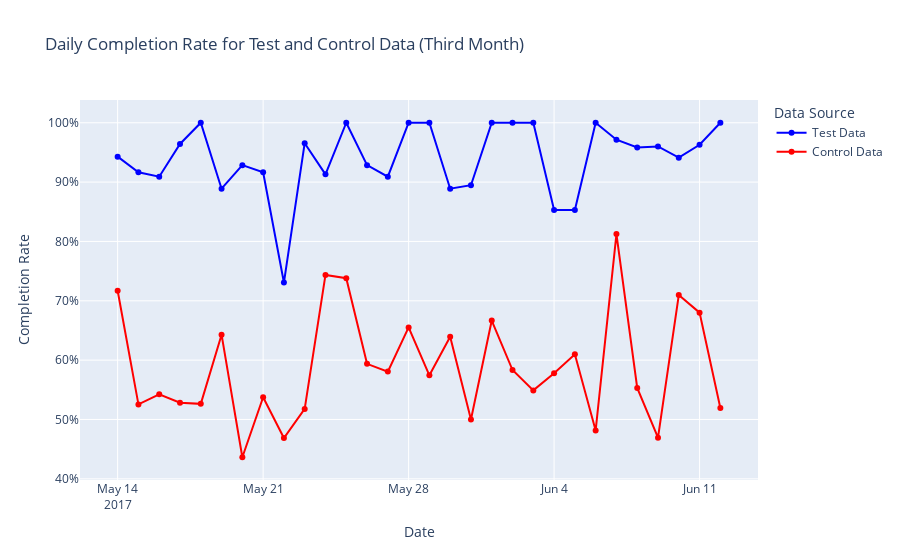

Write notebook code for a chart like this one.
### Code cell
df_test_final['date'] = pd.to_datetime(df_test_final['date'])
df_control_final['date'] = pd.to_datetime(df_control_final['date'])

# Calculate the start and end dates for the third month
start_date = df_test_final['date'].min()
end_first_month = start_date + pd.DateOffset(days=30)
start_second_month = end_first_month
end_second_month = start_second_month + pd.DateOffset(days=30)
start_third_month = end_second_month
end_third_month = start_third_month + pd.DateOffset(days=30)

# Filter data for the third month
filtered_test_df = df_test_final[(df_test_final['date'] >= start_third_month) & (df_test_final['date'] < end_third_month)]
filtered_control_df = df_control_final[(df_control_final['date'] >= start_third_month) & (df_control_final['date'] < end_third_month)]

# Calculate daily completion rate for test data
daily_completion_test = filtered_test_df.groupby(filtered_test_df['date'].dt.date)['completion'].mean()

# Calculate daily completion rate for control data
daily_completion_control = filtered_control_df.groupby(filtered_control_df['date'].dt.date)['completion'].mean()

# Create a line+scatter plot
fig = go.Figure()

# Line+scatter for test data
fig.add_trace(go.Scatter(
    x=daily_completion_test.index,
    y=daily_completion_test.values,
    mode='lines+markers',
    name='Test Data',
    line=dict(color='blue')
))

# Line+scatter for control data
fig.add_trace(go.Scatter(
    x=daily_completion_control.index,
    y=daily_completion_control.values,
    mode='lines+markers',
    name='Control Data',
    line=dict(color='red')
))

# Update layout
fig.update_layout(
    title='Daily Completion Rate for Test and Control Data (Third Month)',
    xaxis_title='Date',
    yaxis_title='Completion Rate',
    yaxis_tickformat=',.0%',
    legend_title_text='Data Source'
)

# Show the plot

### Figure 1 — Plotly figure (JSON) as saved in the notebook; plotly's stock layout.template omitted (floating-point values rounded to 4 significant figures)
{"data": [{"line": {"color": "blue"}, "mode": "lines+markers", "name": "Test Data", "type": "scatter", "x": ["2017-05-14", "2017-05-15", "2017-05-16", "2017-05-17", "2017-05-18", "2017-05-19", "2017-05-20", "2017-05-21", "2017-05-22", "2017-05-23", "2017-05-24", "2017-05-25", "2017-05-26", "2017-05-27", "2017-05-28", "2017-05-29", "2017-05-30", "2017-05-31", "2017-06-01", "2017-06-02", "2017-06-03", "2017-06-04", "2017-06-05", "2017-06-06", "2017-06-07", "2017-06-08", "2017-06-09", "2017-06-10", "2017-06-11", "2017-06-12"], "y": [0.9429, 0.9167, 0.9091, 0.9643, 1, 0.8889, 0.9286, 0.9167, 0.7308, 0.9655, 0.913, 1, 0.9286, 0.9091, 1, 1, 0.8889, 0.8947, 1, 1, 1, 0.8529, 0.8529, 1, 0.9714, 0.9583, 0.96, 0.9412, 0.963, 1]}, {"line": {"color": "red"}, "mode": "lines+markers", "name": "Control Data", "type": "scatter", "x": ["2017-05-14", "2017-05-15", "2017-05-16", "2017-05-17", "2017-05-18", "2017-05-19", "2017-05-20", "2017-05-21", "2017-05-22", "2017-05-23", "2017-05-24", "2017-05-25", "2017-05-26", "2017-05-27", "2017-05-28", "2017-05-29", "2017-05-30", "2017-05-31", "2017-06-01", "2017-06-02", "2017-06-03", "2017-06-04", "2017-06-05", "2017-06-06", "2017-06-07", "2017-06-08", "2017-06-09", "2017-06-10", "2017-06-11", "2017-06-12"], "y": [0.717, 0.5254, 0.5424, 0.5283, 0.5263, 0.6429, 0.4364, 0.5375, 0.4688, 0.5179, 0.7436, 0.7381, 0.5938, 0.5806, 0.6552, 0.5745, 0.6393, 0.5, 0.6667, 0.5833, 0.549, 0.5778, 0.6098, 0.4815, 0.8125, 0.5532, 0.4694, 0.7097, 0.68, 0.5192]}], "layout": {"legend": {"title": {"text": "Data Source"}}, "title": {"text": "Daily Completion Rate for Test and Control Data (Third Month)"}, "xaxis": {"title": {"text": "Date"}}, "yaxis": {"tickformat": ",.0%", "title": {"text": "Completion Rate"}}}}
